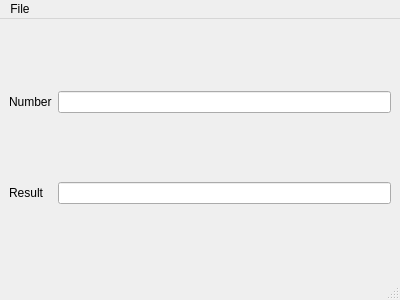
<?xml version="1.0" encoding="UTF-8"?>
<ui version="4.0">
 <class>MainWindow</class>
 <widget class="QMainWindow" name="MainWindow">
  <property name="geometry">
   <rect>
    <x>0</x>
    <y>0</y>
    <width>400</width>
    <height>300</height>
   </rect>
  </property>
  <property name="windowTitle">
   <string>MainWindow</string>
  </property>
  <widget class="QWidget" name="centralwidget">
   <layout class="QGridLayout" name="gridLayout">
    <item row="0" column="0">
     <widget class="QLabel" name="label">
      <property name="contextMenuPolicy">
       <enum>Qt::CustomContextMenu</enum>
      </property>
      <property name="text">
       <string>Number</string>
      </property>
     </widget>
    </item>
    <item row="0" column="1">
     <widget class="QLineEdit" name="t1">
      <property name="contextMenuPolicy">
       <enum>Qt::DefaultContextMenu</enum>
      </property>
     </widget>
    </item>
    <item row="1" column="0">
     <widget class="QLabel" name="label_2">
      <property name="text">
       <string>Result</string>
      </property>
     </widget>
    </item>
    <item row="1" column="1">
     <widget class="QLineEdit" name="t2">
      <property name="contextMenuPolicy">
       <enum>Qt::DefaultContextMenu</enum>
      </property>
     </widget>
    </item>
   </layout>
  </widget>
  <widget class="QMenuBar" name="menubar">
   <property name="geometry">
    <rect>
     <x>0</x>
     <y>0</y>
     <width>400</width>
     <height>26</height>
    </rect>
   </property>
   <widget class="QMenu" name="menuFile">
    <property name="title">
     <string>File</string>
    </property>
    <addaction name="actionSquare"/>
    <addaction name="actionCube"/>
    <addaction name="actionSqrRoot"/>
    <addaction name="actionCube_Roor"/>
    <addaction name="separator"/>
    <addaction name="actionQuit"/>
    <addaction name="separator"/>
   </widget>
   <addaction name="menuFile"/>
  </widget>
  <widget class="QStatusBar" name="statusbar"/>
  <action name="actionSquare">
   <property name="text">
    <string>Square</string>
   </property>
   <property name="shortcut">
    <string>Alt+S</string>
   </property>
  </action>
  <action name="actionCube">
   <property name="text">
    <string>Cube</string>
   </property>
  </action>
  <action name="actionSqrRoot">
   <property name="text">
    <string>SqrRoot</string>
   </property>
  </action>
  <action name="actionCube_Roor">
   <property name="text">
    <string>Cube Roor</string>
   </property>
  </action>
  <action name="actionQuit">
   <property name="text">
    <string>Quit</string>
   </property>
  </action>
 </widget>
 <resources/>
 <connections/>
</ui>
